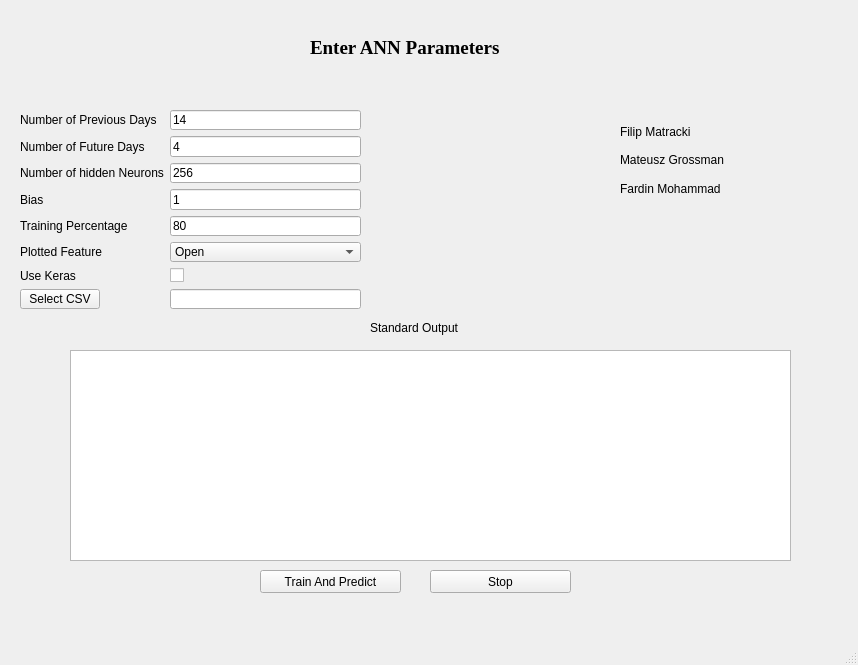
<?xml version="1.0" encoding="UTF-8"?>
<ui version="4.0">
 <class>SMPMainWindow</class>
 <widget class="QMainWindow" name="SMPMainWindow">
  <property name="geometry">
   <rect>
    <x>0</x>
    <y>0</y>
    <width>858</width>
    <height>665</height>
   </rect>
  </property>
  <property name="windowTitle">
   <string>Stock Market Prediction Neural Network</string>
  </property>
  <widget class="QWidget" name="centralwidget">
   <widget class="QLabel" name="windowHeaderLabel">
    <property name="geometry">
     <rect>
      <x>310</x>
      <y>40</y>
      <width>231</width>
      <height>16</height>
     </rect>
    </property>
    <property name="font">
     <font>
      <family>Times New Roman</family>
      <pointsize>14</pointsize>
      <weight>75</weight>
      <bold>true</bold>
     </font>
    </property>
    <property name="text">
     <string>Enter ANN Parameters</string>
    </property>
   </widget>
   <widget class="QWidget" name="formLayoutWidget">
    <property name="geometry">
     <rect>
      <x>20</x>
      <y>110</y>
      <width>341</width>
      <height>200</height>
     </rect>
    </property>
    <layout class="QFormLayout" name="formLayout">
     <item row="0" column="0">
      <widget class="QLabel" name="numPreviousDaysLabel">
       <property name="toolTip">
        <string>Number of previous days used for prediction of a future sequence</string>
       </property>
       <property name="toolTipDuration">
        <number>-1</number>
       </property>
       <property name="text">
        <string>Number of Previous Days</string>
       </property>
      </widget>
     </item>
     <item row="0" column="1">
      <widget class="QLineEdit" name="numPrevDaysEdit">
       <property name="text">
        <string>14</string>
       </property>
      </widget>
     </item>
     <item row="1" column="0">
      <widget class="QLabel" name="numFutureDaysLabel">
       <property name="toolTip">
        <string>&lt;html&gt;&lt;head/&gt;&lt;body&gt;&lt;p&gt;Number of future days used for prediction of a future sequence&lt;/p&gt;&lt;/body&gt;&lt;/html&gt;</string>
       </property>
       <property name="toolTipDuration">
        <number>-1</number>
       </property>
       <property name="text">
        <string>Number of Future Days</string>
       </property>
      </widget>
     </item>
     <item row="1" column="1">
      <widget class="QLineEdit" name="numFutureDaysEdit">
       <property name="text">
        <string>4</string>
       </property>
      </widget>
     </item>
     <item row="2" column="1">
      <widget class="QLineEdit" name="numHiddenNeuronsEdit">
       <property name="text">
        <string>256</string>
       </property>
      </widget>
     </item>
     <item row="2" column="0">
      <widget class="QLabel" name="numHiddenNeuronsLabel">
       <property name="text">
        <string>Number of hidden Neurons</string>
       </property>
      </widget>
     </item>
     <item row="7" column="0">
      <widget class="QPushButton" name="csvButton">
       <property name="maximumSize">
        <size>
         <width>100</width>
         <height>16777215</height>
        </size>
       </property>
       <property name="text">
        <string>Select CSV</string>
       </property>
      </widget>
     </item>
     <item row="7" column="1">
      <widget class="QLineEdit" name="csvPathEdit"/>
     </item>
     <item row="3" column="0">
      <widget class="QLabel" name="biasLabel">
       <property name="text">
        <string>Bias</string>
       </property>
      </widget>
     </item>
     <item row="3" column="1">
      <widget class="QLineEdit" name="biasLineEdit">
       <property name="text">
        <string>1</string>
       </property>
      </widget>
     </item>
     <item row="6" column="0">
      <widget class="QLabel" name="useKerasLabel">
       <property name="text">
        <string>Use Keras</string>
       </property>
      </widget>
     </item>
     <item row="6" column="1">
      <widget class="QCheckBox" name="useKerasCheckBox">
       <property name="text">
        <string/>
       </property>
      </widget>
     </item>
     <item row="4" column="0">
      <widget class="QLabel" name="trainPercentageLabel">
       <property name="text">
        <string>Training Percentage</string>
       </property>
      </widget>
     </item>
     <item row="4" column="1">
      <widget class="QLineEdit" name="trainingPercentageEdit">
       <property name="text">
        <string>80</string>
       </property>
      </widget>
     </item>
     <item row="5" column="0">
      <widget class="QLabel" name="plottedFeatureLabel">
       <property name="text">
        <string>Plotted Feature</string>
       </property>
      </widget>
     </item>
     <item row="5" column="1">
      <widget class="QComboBox" name="plottedFeatureComboBox">
       <item>
        <property name="text">
         <string>Open</string>
        </property>
       </item>
       <item>
        <property name="text">
         <string>High</string>
        </property>
       </item>
       <item>
        <property name="text">
         <string>Low</string>
        </property>
       </item>
       <item>
        <property name="text">
         <string>Close</string>
        </property>
       </item>
       <item>
        <property name="text">
         <string>Volume</string>
        </property>
       </item>
      </widget>
     </item>
    </layout>
   </widget>
   <widget class="QPushButton" name="trainAndPredictButton">
    <property name="geometry">
     <rect>
      <x>260</x>
      <y>570</y>
      <width>141</width>
      <height>23</height>
     </rect>
    </property>
    <property name="text">
     <string>Train And Predict</string>
    </property>
   </widget>
   <widget class="QWidget" name="verticalLayoutWidget">
    <property name="geometry">
     <rect>
      <x>620</x>
      <y>120</y>
      <width>111</width>
      <height>80</height>
     </rect>
    </property>
    <layout class="QVBoxLayout" name="verticalLayout">
     <item>
      <widget class="QLabel" name="filipLabel">
       <property name="text">
        <string>Filip Matracki</string>
       </property>
      </widget>
     </item>
     <item>
      <widget class="QLabel" name="mateuszLabel">
       <property name="text">
        <string>Mateusz Grossman</string>
       </property>
      </widget>
     </item>
     <item>
      <widget class="QLabel" name="fardinLabel">
       <property name="text">
        <string>Fardin Mohammad</string>
       </property>
      </widget>
     </item>
    </layout>
   </widget>
   <widget class="QLabel" name="miniLogoLabel">
    <property name="geometry">
     <rect>
      <x>620</x>
      <y>20</y>
      <width>101</width>
      <height>101</height>
     </rect>
    </property>
    <property name="text">
     <string/>
    </property>
    <property name="pixmap">
     <pixmap resource="mini_logo_resource.qrc">:/Image/mini_logo.PNG</pixmap>
    </property>
   </widget>
   <widget class="QTextEdit" name="stdOutputTextEdit">
    <property name="geometry">
     <rect>
      <x>70</x>
      <y>350</y>
      <width>721</width>
      <height>211</height>
     </rect>
    </property>
   </widget>
   <widget class="QLabel" name="stdOutputLabel">
    <property name="geometry">
     <rect>
      <x>370</x>
      <y>320</y>
      <width>91</width>
      <height>16</height>
     </rect>
    </property>
    <property name="text">
     <string>Standard Output</string>
    </property>
   </widget>
   <widget class="QPushButton" name="stopButton">
    <property name="geometry">
     <rect>
      <x>430</x>
      <y>570</y>
      <width>141</width>
      <height>23</height>
     </rect>
    </property>
    <property name="text">
     <string>Stop</string>
    </property>
   </widget>
  </widget>
  <widget class="QMenuBar" name="menubar">
   <property name="geometry">
    <rect>
     <x>0</x>
     <y>0</y>
     <width>858</width>
     <height>21</height>
    </rect>
   </property>
  </widget>
  <widget class="QStatusBar" name="statusbar"/>
 </widget>
 <resources>
  <include location="mini_logo_resource.qrc"/>
 </resources>
 <connections/>
</ui>
